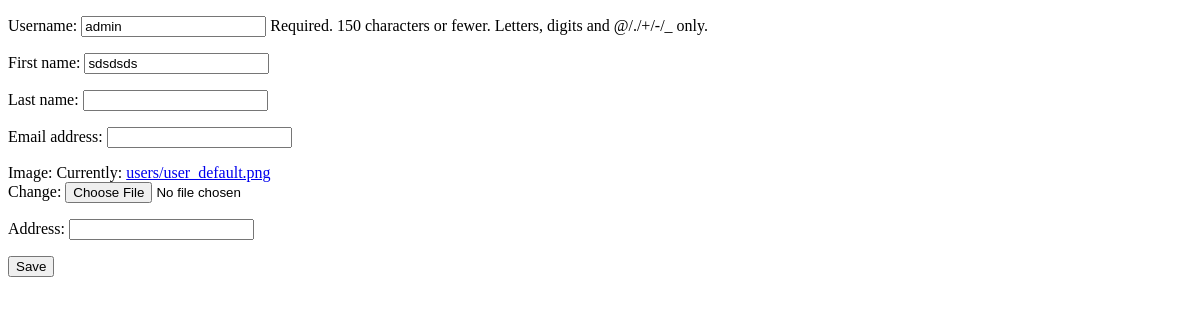
The page /users/update-user/ (signed in) on the database as committed earlier.
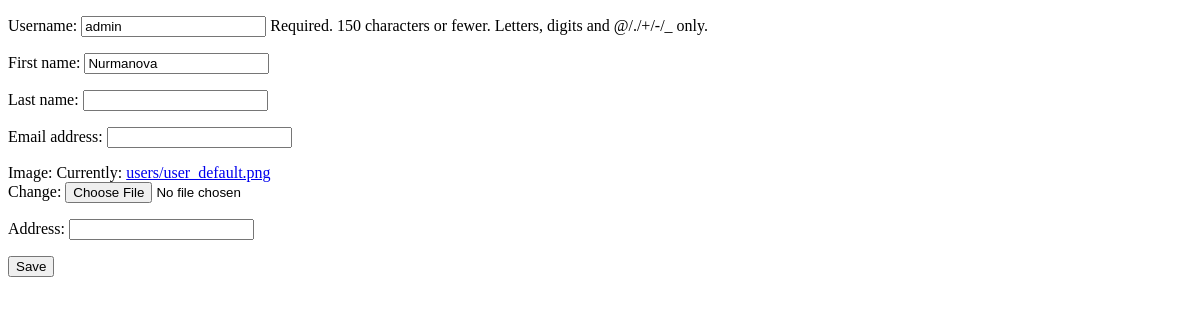
The same page on the database as committed later.
### users/models.py (models this page shows, shortened)
class CustomUser(AbstractUser):
    address = models.CharField(max_length=20,blank=True,null=True)
    image=models.ImageField(upload_to='users',default='users/user_default.png')

### users/views.py (the view, shortened to what this page needs)
# urls.py: path('update-user/', ProfileUpdateView.as_view(), name='update-profile'),
class ProfileUpdateView(View):
    def get(self,request):
        form = CustomUserUpdateForm(instance=request.user)
        return render(request,'user/profile-update.html',{'form':form})

### users/forms.py
class CustomUserUpdateForm(forms.ModelForm):
    class Meta:
        model= CustomUser
        fields=['username','first_name','last_name','email','image','address']

### templates/user/profile-update.html (shortened to what this page needs)
<!DOCTYPE html>
<html lang="en">
<head>
</head>
<body>
<form method="post" enctype="multipart/form-data">
    {{ form.as_p }}
    <button type="submit">Save</button>
  </form>
</body>
</html>

Rows that differ between the two databases and show on the page:
changed CustomUser "admin": first_name "sdsdsds" → "Nurmanova"
